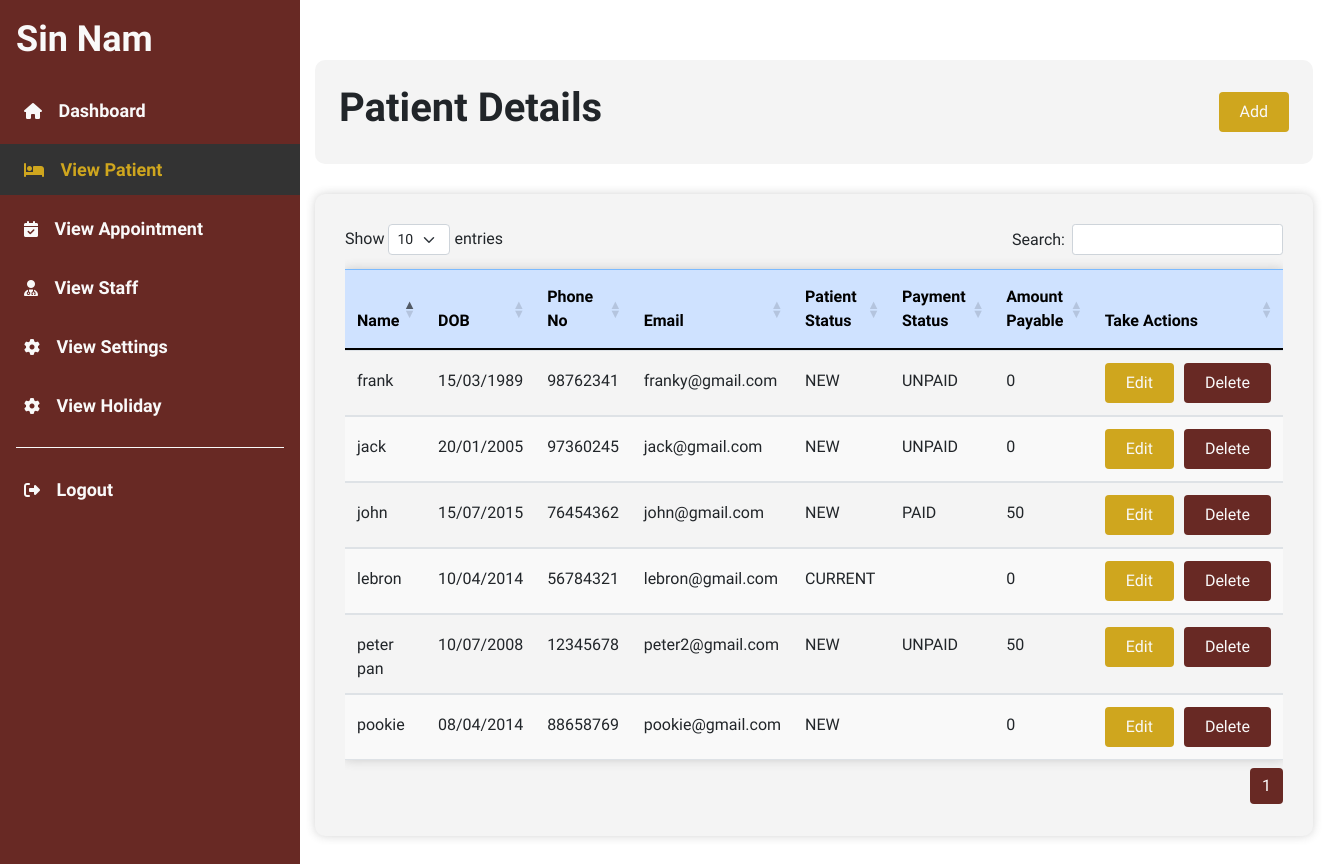
Screenshot of /forms/patientDetails.php (signed in) with the database file from the repository.
### tables this page shows
CREATE TABLE `patient` (
  `patient_id` int(11) NOT NULL,
  `patient_name` varchar(255) NOT NULL,
  `patient_dob` date NOT NULL,
  `patient_phoneNo` int(11) NOT NULL,
  `patient_email` varchar(255) NOT NULL,
  `patient_password` varchar(255) NOT NULL,
  `patient_status` varchar(45) NOT NULL DEFAULT 'NEW',
  `last_updated_by` varchar(255) NOT NULL,
  `last_updated_datetime` datetime NOT NULL,
  `payment_status` varchar(45) NOT NULL,
  `amount_payable` float NOT NULL DEFAULT 0,
  `is_verified` tinyint(1) NOT NULL DEFAULT 0
);

### forms/patientDetails.php (the view, shortened to what this page needs)
<?php
include "../db_connect.php";
?>
<!DOCTYPE html>
<html lang="en">
<head>
    <?php include '../links.php'; ?>
    <link rel="stylesheet" href="../style.css" />
    <link href="https://cdn.datatables.net/1.11.5/css/dataTables.bootstrap5.min.css" rel="stylesheet">
</head>
<body>
    <div class="main-content d-flex">
        <div class="sidebar" id="sidebar">
            <div class="header-box px-3 mt-2 mb-2 d-flex align-items-center justify-content-between">
                <h1 class="header">Sin Nam</h1>
            </div>
            <ul class="mt-3">
                <li class=""><a href="../adminDashboard.php" class="text-decoration-none outer"><i class="fa-solid fa-house"></i> Dashboard</a></li>
                <li class="active"><a href="patientDetails.php" class="text-decoration-none outer"><i class="fa-solid fa-bed"></i> View Patient</a></li>
                <li class=""><a href="appointmentDetails.php" class="text-decoration-none outer"><i class="fa-solid fa-calendar-check"></i> View Appointment</a></li>
                <li class=""><a href="staffDetails.php" class="text-decoration-none outer"><i class="fa-solid fa-user-doctor"></i> View Staff</a></li>
                <li class=""><a href="settings.php" class="text-decoration-none outer"><i class="fa-solid fa-gear"></i> View Settings</a></li>
                <li class=""><a href="viewHoliday.php" class="text-decoration-none outer"><i class="fa-solid fa-gear"></i> View Holiday</a></li>
                <div class="sidebar-separator"></div>
                <li class="mt-auto"><a href="loggedOutSuccessful.php" class="text-decoration-none logout-btn outer"><i class="fa-solid fa-right-from-bracket"></i> Logout</a></li>
            </ul>
        </div>
        <div class="content" id="content">
            <div class="patient-table stripped">
                <div class="container-fluid">
                    <div class="search-card">
                        <div class="d-flex justify-content-between align-items-center">
                            <h2 class="text-center">Patient Details</h2>
                            <a href='addPatient.php' class='btn add-btn'>Add</a>
                        </div>
                    </div>
                    <div class="table-card">
                        <div class="table-responsive">
                            <table class="table m-0" id="table">
                                <thead class="table-primary">
                                    <tr>
                                        <th scope="col">Name</th>
                                        <th scope="col">DOB</th>
                                        <th scope="col">Phone No</th>
                                        <th scope="col">Email</th>
                                        <th scope="col">Patient Status</th>
                                        <th scope="col">Payment Status</th>
                                        <th scope="col">Amount Payable</th>
                                        <th scope="col-2">Take Actions</th>
                                    </tr>
                                </thead>
                                <tbody>
                                    <?php
                                    $query = "SELECT * FROM patient ORDER BY patient_id ASC";
                                    $patient_stmt = mysqli_prepare($conn, $query);
                                    if (!$patient_stmt) {
                                        die("Failed to prepare statement");
                                    } else {
                                        mysqli_stmt_execute($patient_stmt);
                                        $result = mysqli_stmt_get_result($patient_stmt);
                                        if (mysqli_num_rows($result) > 0) {
                                            while ($row = mysqli_fetch_assoc($result)) {
                                                echo "<tr>";
                                                echo "<td class='affect'>" . $row['patient_name'] . "</td>";
                                                echo "<td class='affect'>" . date("d/m/Y", strtotime($row['patient_dob'])) . "</td>";
                                                echo "<td class='affect'>" . $row['patient_phoneNo'] . "</td>";
                                                echo "<td class='affect'>" . $row['patient_email'] . "</td>";
                                                echo "<td class='affect'>" . $row['patient_status'] . "</td>";
                                                echo "<td class='affect'>" . $row['payment_status'] . "</td>";
                                                echo "<td class='affect'>" . $row['amount_payable'] . "</td>";
                                                echo "<td>
                    <div class='buttons'>
                        <a href='editPatient.php?patient_id=" . $row['patient_id'] . "' class='btn edit-btn'>Edit</a>
                        <a href='deletePatient.php' class='btn delete-btn' data-bs-toggle='modal' data-bs-target='#delete-modal' data-id='" . $row['patient_id'] . "'>Delete</a>
                    </div>
                </td>";
                                                echo "</tr>";
                                            }
                                        }
                                    }
                                    ?>
                                </tbody>
                            </table>
                        </div>
                    </div>
                </div>
            </div>
        </div>
    </div>
</body>
</html>

### style.css (style rules this page uses)
* { margin: 0; padding: 0; box-sizing: border-box; font-family: "Raleway", sans-serif; }
#sidebar { min-width: 300px; max-width: 300px; height: 100vh; background: #682924; z-index: 999; flex-shrink: 0; overflow: visible; }
#sidebar .header { color: #f9f9f9; font-size: 36px; font-weight: 600; margin-top: 10px; }
#sidebar a { color: #f9f9f9; }
#sidebar a.outer { font-size: 18px; font-weight: 600; }
#sidebar ul { padding-left: 0; }
#sidebar ul li { list-style: none; padding: 12px 24px; margin-bottom: 8px; }
#sidebar ul li.active { background-color: #333; }
#sidebar ul li.active a { color: #CFA61E; }
#sidebar ul li a { font-size: 18px; }
#sidebar ul li a .fa-solid { margin-right: 12px; font-size: 16px; }
.sidebar-separator { height: 1px; background-color: #f9f9f9; margin: 16px; }
#content { width: 100%; height: 100vh; }
.edit-btn { background-color: #CFA61E; padding: 7px 20px; color: #f9f9f9; font-size: 16px; margin-right: 10px; }
.delete-btn { background-color: #682924; padding: 7px 20px; color: #f9f9f9; font-size: 16px; }
.add-btn { background-color: #CFA61E; padding: 7px 20px; color: #f9f9f9; font-size: 16px; align-items: right; }
.patient-table { padding-bottom: 60px; }
.patient-table h2, .appointment-table h2, .staff-table h2 { font-size: 40px; font-weight: 600; font-weight: 600; }
.table { width: 100%; border-collapse: collapse; box-shadow: 0 0 10px rgba(71, 70, 70, 0.24); }
.table-card { padding: 30px; background-color: #f4f4f4; box-shadow: 0 0 10px rgba(71, 70, 70, 0.24); border-radius: 10px; }
.search-card { padding: 24px; background-color: #f4f4f4; margin-bottom: 30px; border-radius: 10px; margin-top: 60px; }
.table th { font-size: 16px; font-weight: 700; }
.patient-table tbody td.affect { padding-top: 18px; }
.table tr { font-size: 600; }
.table tr td { font-size: 16px; }
.table tr:nth-child(even) { background-color: #f9f9f9; }
.table tr th { padding-top: 15px; padding-bottom: 15px; }
.patient-table .buttons { display: flex; justify-content: center; align-items: center; }

### forms/patientDetails.php (style rules this page uses)
th, td { word-wrap: break-word; }
#sidebar { min-height: 1200px; }

### rows the page displays
patient: patient_name "pookie", patient_dob "08/04/2014", patient_phoneNo "88658769", patient_email "pookie@gmail.com", patient_status "NEW", amount_payable "0"
patient: patient_name "lebron", patient_dob "10/04/2014", patient_phoneNo "56784321", patient_email "lebron@gmail.com", patient_status "CURRENT", amount_payable "0"
patient: patient_name "john", patient_dob "15/07/2015", patient_phoneNo "76454362", patient_email "john@gmail.com", patient_status "NEW", payment_status "PAID", amount_payable "50"
patient: patient_name "peter pan", patient_dob "10/07/2008", patient_phoneNo "12345678", patient_email "peter2@gmail.com", patient_status "NEW", payment_status "UNPAID", amount_payable "50"
patient: patient_name "frank", patient_dob "15/03/1989", patient_phoneNo "98762341", patient_email "franky@gmail.com", patient_status "NEW", payment_status "UNPAID", amount_payable "0"
patient: patient_name "jack", patient_dob "20/01/2005", patient_phoneNo "97360245", patient_email "jack@gmail.com", patient_status "NEW", payment_status "UNPAID", amount_payable "0"
